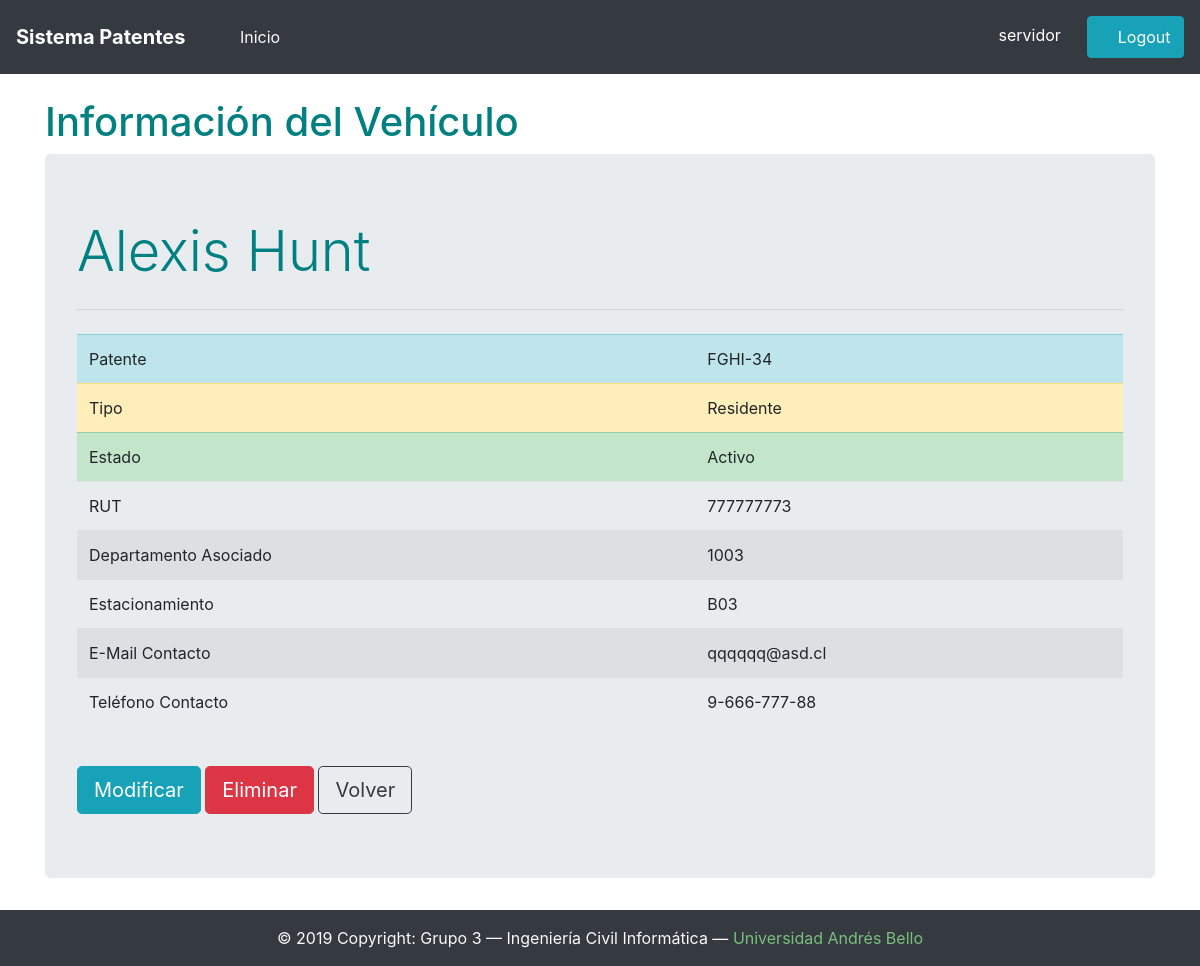
The page /patentes/777777773/ (signed in) on the database its author committed.
### patentes/models.py (models this page shows, shortened)
class Vehiculo(models.Model):
	nombrePersona = models.CharField(max_length=28)
	patente = models.CharField(max_length=7)
	tipo = models.CharField(max_length=9,choices=[('Residente','Residente'),('Visita','Visita'),('Servicios','Servicios')],default='Residente')
	estacionamiento = models.CharField(max_length=10)
	deptoAsociado = models.CharField(max_length=10)
	estado = models.CharField(max_length=10)
	rut = models.CharField(max_length=9)
	email = models.CharField(max_length=28)
	telefono = models.CharField(max_length=12)
	vehiculos = models.Manager()

### patentes/views.py (the view)
# urls.py: re_path(r'^patentes/(?P<rut>[0-9kK]{8,9})/$', views.DetalleVehiculoView.as_view(), name="detalle"),
class DetalleVehiculoView(LoginRequiredMixin, TemplateView):
	def get(self, request, **kwargs):
		rut = kwargs["rut"]
		return render(request, 'detalleVehiculo.html', {'vehiculo': Vehiculo.vehiculos.get(rut=rut)})

### patentes/templates/detalleVehiculo.html
{% extends 'base.html' %}
{% block content %}
	<br/>
	<h1>Información del Vehículo</h1>
	<div class="jumbotron">
		<h1 class="display-4">{{ vehiculo.nombrePersona }}</h1>
		<hr class="my-4">
			<table class="table table-striped">
				<tr class="table-info">
					<td>Patente</td>
					<td>{{ vehiculo.patente }}</td>
				</tr>
				<tr class="table-warning">
					<td>Tipo</td>
					<td>{{ vehiculo.tipo }}</td>
				</tr>
				{% if vehiculo.estado == 'Activo' %}
				<tr class="table-success">
					<td>Estado</td>
					<td>{{ vehiculo.estado }}</td>
				</tr>
				{% else %}
				<tr class="table-danger">
					<td>Estado</td>
					<td>{{ vehiculo.estado }}</td>
				</tr>
				{% endif %}
				<tr>
					<td>RUT</td>
					<td>{{ vehiculo.rut }}</td>
				</tr>
				<tr>
					<td>Departamento Asociado</td>
					<td>{{ vehiculo.deptoAsociado }}</td>
				</tr>
				<tr>
					<td>Estacionamiento</td>
					<td>{{ vehiculo.estacionamiento }}</td>
				</tr>
				<tr>
					<td>E-Mail Contacto</td>
					<td>{{ vehiculo.email }}</td>
				</tr>
				<tr>
					<td>Teléfono Contacto</td>
					<td>{{ vehiculo.telefono }}</td>
				</tr>
			</table>
			<br/>
			<a class="btn btn-info btn-lg" href="/patentes/{{ vehiculo.id }}/update/" role="button">Modificar</a>
			<a class="btn btn-danger btn-lg" href="/patentes/{{ vehiculo.id }}/delete/" role="button">Eliminar</a>
			<a class="btn btn-lg btn-outline-dark" href="/patentes/" role="button">Volver</a>
	</div>
{% endblock %}

### patentes/templates/navbar.html (shortened to what this page needs)
<nav class="navbar navbar-expand-lg navbar-dark bg-dark">
	<a class="navbar-brand" href="{% url 'index' %}"><b>Sistema Patentes</b></a>
	<div class="collapse navbar-collapse" id="navbarNav">
		{% if user.is_authenticated %}
		<ul class="navbar-nav">
			<li class="nav-item active">
				<a class="nav-link" href="{% url 'index' %}"><button class="nav-link btn btn-dark text-light">
					<i class="fas fa-home"></i>
					&nbsp;Inicio&nbsp;
					</button></a>
			</li>
		</ul>
		<ul class="navbar-nav ml-auto">
			<li class="nav-item">
				<button class="btn-borderless btn btn-dark" style="color:white;">
					<i class="fas fa-user"></i>
					&nbsp;{{ user.username }}&nbsp;
				</button>
			</li>
			<li class="nav-item">
				<a href="{% url 'logout' %}"><button class="nav-link btn btn-info" style="color:white">
					<i class="fas fa-lock-open"></i>
					&nbsp;Logout&nbsp;
				</button></a>
			</li>
		</ul>
		{% endif %}
	</div>
</nav>

### patentes/static/css/patentes.css (style rules this page uses)
h1 { color: #008080 }
a { color: #7ABF7D; }

### rows shown on the page
Vehiculo: nombrePersona "Alexis Hunt", patente "FGHI-34", tipo "Residente", estado "Activo", rut "777777773", deptoAsociado "1003", estacionamiento "B03", email "qqqqqq@asd.cl", telefono "9-666-777-88"

### other values the page prints
{{ user.username }} "servidor"
